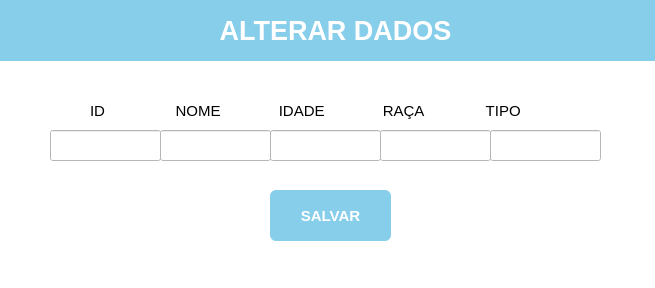
<?xml version="1.0" encoding="UTF-8"?>
<ui version="4.0">
 <class>MainWindow</class>
 <widget class="QMainWindow" name="MainWindow">
  <property name="geometry">
   <rect>
    <x>0</x>
    <y>0</y>
    <width>655</width>
    <height>288</height>
   </rect>
  </property>
  <property name="windowTitle">
   <string>MainWindow</string>
  </property>
  <property name="styleSheet">
   <string notr="true">background-color: rgb(255, 255, 255);</string>
  </property>
  <widget class="QWidget" name="centralwidget">
   <widget class="QLabel" name="label_6">
    <property name="geometry">
     <rect>
      <x>-10</x>
      <y>0</y>
      <width>691</width>
      <height>61</height>
     </rect>
    </property>
    <property name="font">
     <font>
      <family>Arial</family>
      <pointsize>20</pointsize>
      <weight>75</weight>
      <italic>false</italic>
      <bold>true</bold>
     </font>
    </property>
    <property name="styleSheet">
     <string notr="true">background-color: skyblue;
color: white;</string>
    </property>
    <property name="text">
     <string>ALTERAR DADOS</string>
    </property>
    <property name="alignment">
     <set>Qt::AlignCenter</set>
    </property>
   </widget>
   <widget class="QLineEdit" name="lineEdit">
    <property name="geometry">
     <rect>
      <x>50</x>
      <y>130</y>
      <width>111</width>
      <height>31</height>
     </rect>
    </property>
   </widget>
   <widget class="QLineEdit" name="lineEdit_2">
    <property name="geometry">
     <rect>
      <x>160</x>
      <y>130</y>
      <width>111</width>
      <height>31</height>
     </rect>
    </property>
   </widget>
   <widget class="QLineEdit" name="lineEdit_3">
    <property name="geometry">
     <rect>
      <x>270</x>
      <y>130</y>
      <width>111</width>
      <height>31</height>
     </rect>
    </property>
   </widget>
   <widget class="QLineEdit" name="lineEdit_4">
    <property name="geometry">
     <rect>
      <x>380</x>
      <y>130</y>
      <width>111</width>
      <height>31</height>
     </rect>
    </property>
   </widget>
   <widget class="QLineEdit" name="lineEdit_5">
    <property name="geometry">
     <rect>
      <x>490</x>
      <y>130</y>
      <width>111</width>
      <height>31</height>
     </rect>
    </property>
   </widget>
   <widget class="QLabel" name="label">
    <property name="geometry">
     <rect>
      <x>90</x>
      <y>100</y>
      <width>501</width>
      <height>21</height>
     </rect>
    </property>
    <property name="font">
     <font>
      <pointsize>11</pointsize>
     </font>
    </property>
    <property name="text">
     <string>ID                 NOME              IDADE              RAÇA               TIPO</string>
    </property>
   </widget>
   <widget class="QPushButton" name="pushButton">
    <property name="geometry">
     <rect>
      <x>270</x>
      <y>190</y>
      <width>121</width>
      <height>51</height>
     </rect>
    </property>
    <property name="cursor">
     <cursorShape>PointingHandCursor</cursorShape>
    </property>
    <property name="styleSheet">
     <string notr="true">border-radius: 6px;
border: none;
color: white;
background-color: skyblue;
font-weight: bold;
font-size: 15px;</string>
    </property>
    <property name="text">
     <string>SALVAR</string>
    </property>
   </widget>
  </widget>
  <widget class="QMenuBar" name="menubar">
   <property name="geometry">
    <rect>
     <x>0</x>
     <y>0</y>
     <width>655</width>
     <height>21</height>
    </rect>
   </property>
  </widget>
  <widget class="QStatusBar" name="statusbar"/>
 </widget>
 <resources/>
 <connections/>
</ui>
